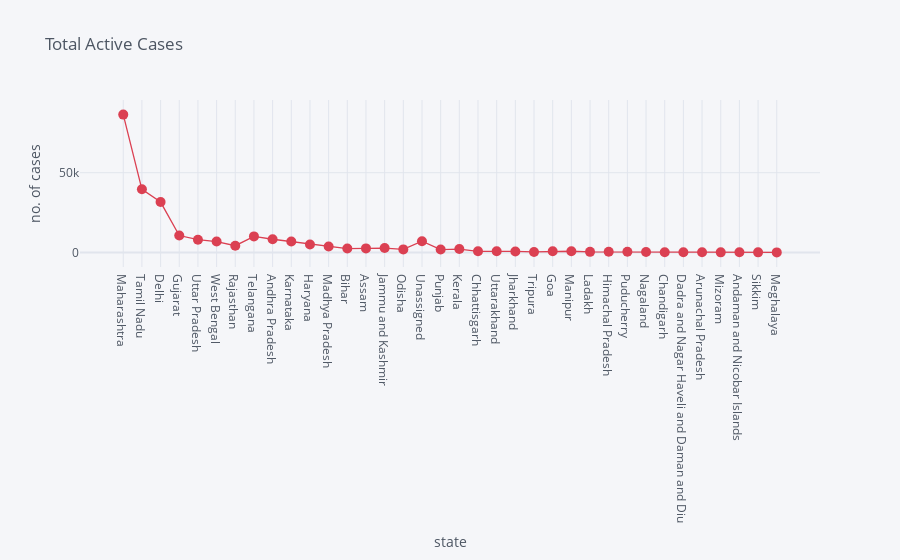

Here is the notebook cell this chart was saved with:
### Code cell
df.iplot(kind='scatter',x='State/UT',y='Active',fontsize=15 ,mode='markers+lines',title='Total Active Cases ',xTitle='state',yTitle='no. of cases',colors='red',size=10)

### Figure 1 — Plotly figure (JSON) as saved in the notebook; plotly's stock layout.template omitted (floating-point values rounded to 4 significant figures)
{"data": [{"line": {"color": "rgba(219, 64, 82, 1.0)", "dash": "solid", "shape": "linear", "width": 1.3}, "marker": {"size": 10, "symbol": "circle"}, "mode": "markers+lines", "name": "Active", "text": "", "type": "scatter", "x": ["Maharashtra", "Tamil Nadu", "Delhi", "Gujarat", "Uttar Pradesh", "West Bengal", "Rajasthan", "Telangana", "Andhra Pradesh", "Karnataka", "Haryana", "Madhya Pradesh", "Bihar", "Assam", "Jammu and Kashmir", "Odisha", "Unassigned", "Punjab", "Kerala", "Chhattisgarh", "Uttarakhand", "Jharkhand", "Tripura", "Goa", "Manipur", "Ladakh", "Himachal Pradesh", "Puducherry", "Nagaland", "Chandigarh", "Dadra and Nagar Haveli and Daman and Diu", "Arunachal Pradesh", "Mizoram", "Andaman and Nicobar Islands", "Sikkim", "Meghalaya"], "y": [86493, 39616, 31606, 10603, 7994, 6841, 4215, 10065, 8271, 6836, 4940, 3735, 2434, 2514, 2747, 1908, 7004, 1792, 2107, 711, 762, 592, 294, 730, 733, 349, 392, 454, 291, 82, 131, 127, 29, 52, 39, 11]}], "layout": {"legend": {"bgcolor": "#F5F6F9", "font": {"color": "#4D5663"}}, "paper_bgcolor": "#F5F6F9", "plot_bgcolor": "#F5F6F9", "title": {"font": {"color": "#4D5663"}, "text": "Total Active Cases "}, "xaxis": {"gridcolor": "#E1E5ED", "showgrid": true, "tickfont": {"color": "#4D5663"}, "title": {"font": {"color": "#4D5663"}, "text": "state"}, "zerolinecolor": "#E1E5ED"}, "yaxis": {"gridcolor": "#E1E5ED", "showgrid": true, "tickfont": {"color": "#4D5663"}, "title": {"font": {"color": "#4D5663"}, "text": "no. of cases"}, "zerolinecolor": "#E1E5ED"}}}
